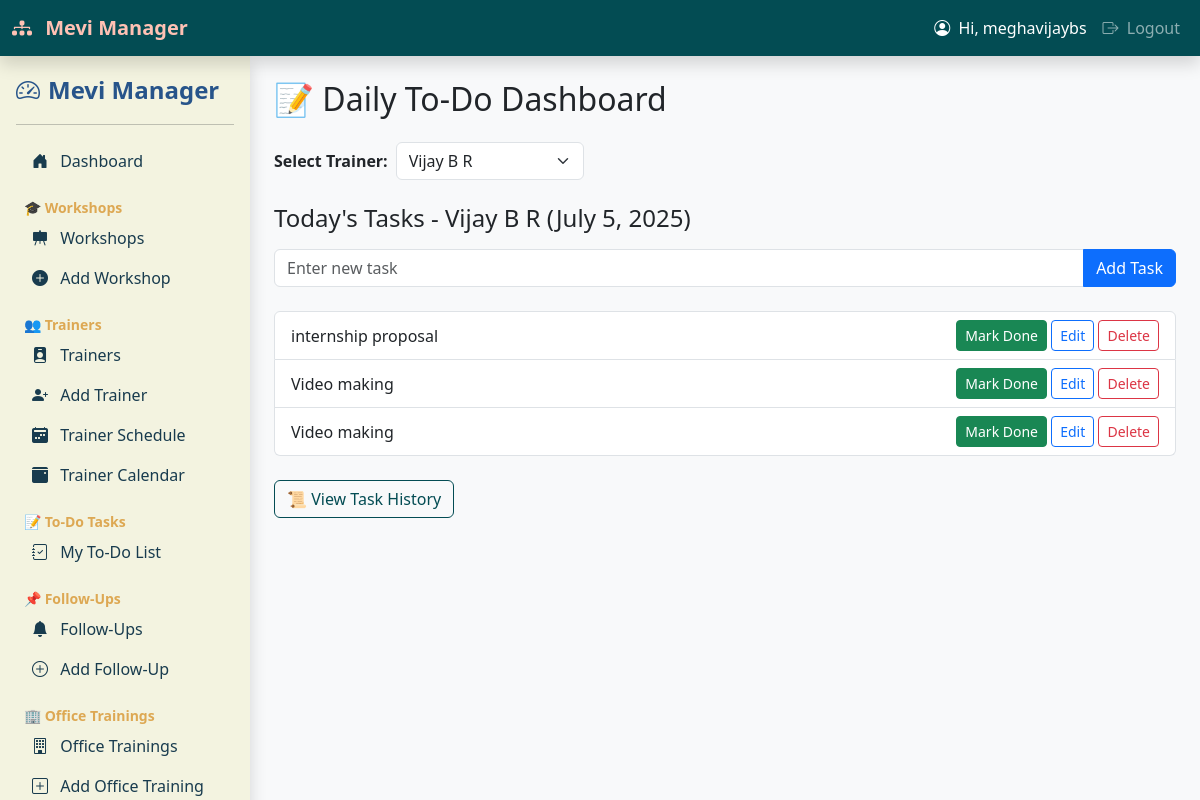
Page /todo/?trainer=3 (signed in) on the committed database.
### workshop_manager/models.py (models this page shows, shortened)
class Trainer(models.Model):
    Name = models.CharField(max_length=35)
    phone = models.CharField(max_length=15)
    email = models.EmailField()
    expertise = models.CharField(max_length=200, blank=True)
    is_available = models.BooleanField(default=True)
    cv = models.FileField(upload_to='trainer_cvs/', blank=True, null=True)
    is_full_time = models.BooleanField(default=False)

class TodoTask(models.Model):
    trainer = models.ForeignKey(Trainer, on_delete=models.CASCADE)
    task = models.CharField(max_length=255)
    date_created = models.DateField(auto_now_add=True)
    for_date = models.DateField(default=timezone.now)
    is_done = models.BooleanField(default=False)

### workshop_manager/views.py (the view, shortened to what this page needs)
# urls.py: path('todo/', views.trainer_todo, name='trainer_todo'),  # for dashboard with ?trainer=
@login_required
def trainer_todo(request):
    today = timezone.now().date()
    trainers = Trainer.objects.filter(is_full_time=True)
    selected_trainer_id = request.GET.get('trainer') or request.POST.get('trainer')
    if selected_trainer_id:
        trainer = get_object_or_404(Trainer, id=selected_trainer_id)
        if request.method == 'POST':
            form = TodoTaskForm(request.POST)
            if form.is_valid():
                task = form.save(commit=False)
                task.trainer = trainer
                task.for_date = today
                task.save()
                return redirect(f'/todo/?trainer={trainer.id}')
        else:
            form = TodoTaskForm()
        tasks = TodoTask.objects.filter(trainer=trainer, for_date=today)
        return render(request, 'todo/todo_dashboard.html', {
            'trainers': trainers,
            'trainer': trainer,
            'form': form,
            'tasks': tasks,
            'today': today,
        })
    return render(request, 'todo/todo_dashboard.html', {
        'trainers': trainers,
        'trainer': None
    })

### workshop_manager/forms.py
class TodoTaskForm(forms.ModelForm):
    class Meta:
        model = TodoTask
        fields = ['task']
        widgets = {
            'task': forms.TextInput(attrs={
                'class': 'form-control',
                'placeholder': 'Enter new task'
            })
        }

### workshop_manager/templates/todo/todo_dashboard.html (shortened to what this page needs)
{% extends 'base.html' %}
{% load static %}
{% block content %}
<div class="container mt-4">
  <h2 class="mb-4">📝 Daily To-Do Dashboard</h2>
  <form method="get" class="mb-4">
    <div class="row g-2 align-items-center">
      <div class="col-auto">
        <label for="trainer" class="col-form-label fw-semibold">Select Trainer:</label>
      </div>
      <div class="col-auto">
        <select name="trainer" id="trainer" class="form-select" onchange="this.form.submit()">
          {% for t in trainers %}
            <option value="{{ t.id }}" {% if trainer and t.id == trainer.id %}selected{% endif %}>{{ t.Name }}</option>
          {% endfor %}
        </select>
      </div>
    </div>
  </form>
  {% if trainer %}
    <h4 class="mb-3">Today's Tasks - {{ trainer.Name }} ({{ today }})</h4>
    <form method="post" class="mb-4">
      <div class="input-group">
        {{ form.task }}
        <button type="submit" class="btn btn-primary">Add Task</button>
      </div>
    </form>
    <ul class="list-group">
      {% for task in tasks %}
        <li class="list-group-item d-flex justify-content-between align-items-center">
          <span>
            {% if task.is_done %}
              <s class="text-muted">{{ task.task }}</s>
            {% else %}
              {{ task.task }}
            {% endif %}
          </span>
          <div>
            {% if task.is_done %}
              <a href="{% url 'undo_task_done' trainer.id task.id %}" class="btn btn-sm btn-outline-secondary">Undo</a>
            {% else %}
              <a href="{% url 'mark_task_done' trainer.id task.id %}" class="btn btn-sm btn-success">Mark Done</a>
            {% endif %}
            <a href="{% url 'edit_task' trainer.id task.id %}" class="btn btn-sm btn-outline-primary">Edit</a>
            <a href="{% url 'delete_task' trainer.id task.id %}" class="btn btn-sm btn-outline-danger">Delete</a>
          </div>
        </li>
      {% empty %}
        <li class="list-group-item text-muted">No tasks for today.</li>
      {% endfor %}
    </ul>
    <div class="mt-4">
      <a href="{% url 'todo_history' %}" class="btn btn-outline-dark">📜 View Task History</a>
    </div>
  {% else %}
    <div class="alert alert-info mt-4">
      Please select a trainer to manage today's tasks.
    </div>
  {% endif %}
</div>
{% endblock %}

### workshop_manager/templates/base.html (shortened to what this page needs)
<!DOCTYPE html>
<html lang="en">
<head>
  {% block head %}
  <link href="https://cdn.jsdelivr.net/npm/bootstrap@5.3.0/dist/css/bootstrap.min.css" rel="stylesheet">
  <link href="https://cdn.jsdelivr.net/npm/fullcalendar@6.1.8/index.global.min.css" rel="stylesheet">
  <link rel="stylesheet" href="https://cdn.jsdelivr.net/npm/bootstrap-icons@1.11.1/font/bootstrap-icons.css">
  {% endblock %}
</head>
<body>
  <nav class="navbar navbar-expand-lg navbar-dark bg-dark fixed-top shadow">
    <div class="container-fluid">
      <a class="navbar-brand" href="{% url 'dashboard' %}">
        <i class="bi bi-diagram-3-fill me-2"></i> Mevi Manager
      </a>
      <div class="collapse navbar-collapse justify-content-end">
        <ul class="navbar-nav">
          {% if user.is_authenticated %}
            <li class="nav-item">
              <span class="nav-link text-white"><i class="bi bi-person-circle me-1"></i> Hi, {{ user.username }}</span>
            </li>
            <li class="nav-item">
              <a class="nav-link" href="{% url 'logout' %}"><i class="bi bi-box-arrow-right me-1"></i> Logout</a>
            </li>
          {% else %}
            <li class="nav-item">
              <a class="nav-link" href="{% url 'login' %}">Login</a>
            </li>
          {% endif %}
        </ul>
      </div>
    </div>
  </nav>
  <div class="d-flex">
    {% include 'sidebar.html' %}
    <div class="container-fluid" style="margin-left: 250px;">
      {% block content %}{% endblock %}
    </div>
  </div>
</body>
</html>

### workshop_manager/templates/base.html (style rules this page uses)
:root { --primary-dark: #034C53; --primary: #007074; --accent: #F38C79; --light-accent: #FFC1B4; }
body { padding-top: 56px; background-color: #f8f9fa; }
.navbar-dark.bg-dark { background-color: var(--primary-dark) !important; }
.navbar-brand { font-weight: bold; font-size: 1.25rem; color: var(--light-accent) !important; }
.nav-link.text-white { color: #fff !important; }
.btn-outline-dark { border-color: var(--primary-dark); color: var(--primary-dark); }

### rows in the picture
Trainer: Name "Vijay B R"
TodoTask: task "internship proposal", is_done "Mark Done"
TodoTask: task "Video making", is_done "Mark Done"
TodoTask: task "Video making", is_done "Mark Done"

### other values in the picture
{{ user.username }} "meghavijaybs"
form field trainer "Vijay B R"
